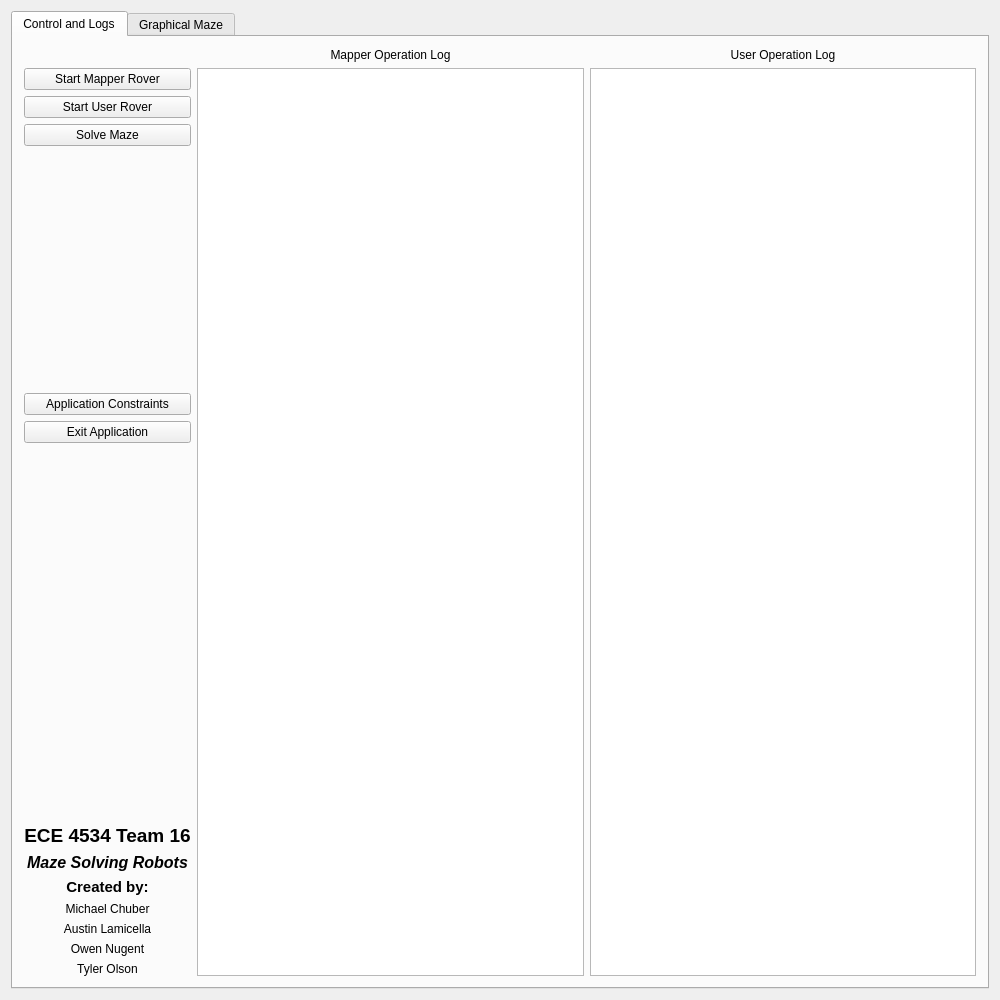
<?xml version="1.0" encoding="UTF-8"?>
<ui version="4.0">
 <class>Widget</class>
 <widget class="QWidget" name="Widget">
  <property name="geometry">
   <rect>
    <x>0</x>
    <y>0</y>
    <width>1000</width>
    <height>1000</height>
   </rect>
  </property>
  <property name="windowTitle">
   <string>Maze Solver</string>
  </property>
  <layout class="QGridLayout" name="gridLayout">
   <item row="0" column="0">
    <widget class="QTabWidget" name="tabWidget">
     <property name="sizePolicy">
      <sizepolicy hsizetype="Expanding" vsizetype="Expanding">
       <horstretch>0</horstretch>
       <verstretch>0</verstretch>
      </sizepolicy>
     </property>
     <property name="currentIndex">
      <number>0</number>
     </property>
     <widget class="QWidget" name="tab">
      <attribute name="title">
       <string>Control and Logs</string>
      </attribute>
      <layout class="QGridLayout" name="gridLayout_2">
       <item row="0" column="1">
        <layout class="QHBoxLayout" name="horizontalLayout_2">
         <item>
          <widget class="QLabel" name="label_2">
           <property name="text">
            <string>Mapper Operation Log</string>
           </property>
           <property name="alignment">
            <set>Qt::AlignCenter</set>
           </property>
          </widget>
         </item>
         <item>
          <widget class="QLabel" name="label">
           <property name="text">
            <string>User Operation Log</string>
           </property>
           <property name="alignment">
            <set>Qt::AlignCenter</set>
           </property>
          </widget>
         </item>
        </layout>
       </item>
       <item row="3" column="0">
        <layout class="QVBoxLayout" name="verticalLayout_2">
         <item>
          <widget class="QLabel" name="label_4">
           <property name="font">
            <font>
             <pointsize>14</pointsize>
             <weight>75</weight>
             <bold>true</bold>
            </font>
           </property>
           <property name="text">
            <string>ECE 4534 Team 16</string>
           </property>
           <property name="alignment">
            <set>Qt::AlignHCenter|Qt::AlignTop</set>
           </property>
          </widget>
         </item>
         <item>
          <widget class="QLabel" name="label_9">
           <property name="font">
            <font>
             <family>Ubuntu</family>
             <pointsize>12</pointsize>
             <weight>75</weight>
             <italic>true</italic>
             <bold>true</bold>
            </font>
           </property>
           <property name="text">
            <string>Maze Solving Robots</string>
           </property>
           <property name="alignment">
            <set>Qt::AlignCenter</set>
           </property>
          </widget>
         </item>
         <item>
          <widget class="QLabel" name="label_3">
           <property name="font">
            <font>
             <pointsize>11</pointsize>
             <weight>75</weight>
             <italic>false</italic>
             <bold>true</bold>
             <underline>false</underline>
            </font>
           </property>
           <property name="text">
            <string>Created by:</string>
           </property>
           <property name="alignment">
            <set>Qt::AlignCenter</set>
           </property>
          </widget>
         </item>
         <item>
          <widget class="QLabel" name="label_5">
           <property name="text">
            <string>Michael Chuber</string>
           </property>
           <property name="alignment">
            <set>Qt::AlignCenter</set>
           </property>
          </widget>
         </item>
         <item>
          <widget class="QLabel" name="label_6">
           <property name="text">
            <string>Austin Lamicella</string>
           </property>
           <property name="alignment">
            <set>Qt::AlignCenter</set>
           </property>
          </widget>
         </item>
         <item>
          <widget class="QLabel" name="label_7">
           <property name="text">
            <string>Owen Nugent</string>
           </property>
           <property name="alignment">
            <set>Qt::AlignBottom|Qt::AlignHCenter</set>
           </property>
          </widget>
         </item>
         <item>
          <widget class="QLabel" name="label_8">
           <property name="text">
            <string>Tyler Olson</string>
           </property>
           <property name="alignment">
            <set>Qt::AlignBottom|Qt::AlignHCenter</set>
           </property>
          </widget>
         </item>
        </layout>
       </item>
       <item row="1" column="0">
        <layout class="QVBoxLayout" name="verticalLayout">
         <item>
          <widget class="QPushButton" name="mapperStart_button">
           <property name="text">
            <string>Start Mapper Rover</string>
           </property>
          </widget>
         </item>
         <item>
          <widget class="QPushButton" name="userStart_button">
           <property name="text">
            <string>Start User Rover</string>
           </property>
          </widget>
         </item>
         <item>
          <widget class="QPushButton" name="mazeSolve_button">
           <property name="text">
            <string>Solve Maze</string>
           </property>
          </widget>
         </item>
         <item>
          <spacer name="verticalSpacer_2">
           <property name="orientation">
            <enum>Qt::Vertical</enum>
           </property>
           <property name="sizeHint" stdset="0">
            <size>
             <width>20</width>
             <height>40</height>
            </size>
           </property>
          </spacer>
         </item>
         <item>
          <widget class="QPushButton" name="constraints_button">
           <property name="text">
            <string>Application Constraints</string>
           </property>
          </widget>
         </item>
         <item>
          <widget class="QPushButton" name="exit_button">
           <property name="text">
            <string>Exit Application</string>
           </property>
          </widget>
         </item>
        </layout>
       </item>
       <item row="1" column="1" rowspan="3">
        <layout class="QHBoxLayout" name="horizontalLayout">
         <item>
          <widget class="QListWidget" name="mapperList">
           <property name="isWrapping" stdset="0">
            <bool>false</bool>
           </property>
           <property name="wordWrap">
            <bool>false</bool>
           </property>
          </widget>
         </item>
         <item>
          <widget class="QListWidget" name="userList"/>
         </item>
        </layout>
       </item>
       <item row="2" column="0">
        <spacer name="verticalSpacer_3">
         <property name="orientation">
          <enum>Qt::Vertical</enum>
         </property>
         <property name="sizeHint" stdset="0">
          <size>
           <width>20</width>
           <height>40</height>
          </size>
         </property>
        </spacer>
       </item>
      </layout>
     </widget>
     <widget class="QWidget" name="tab_2">
      <attribute name="title">
       <string>Graphical Maze</string>
      </attribute>
      <layout class="QGridLayout" name="gridLayout_3">
       <item row="0" column="0">
        <widget class="QGraphicsView" name="mazeView">
         <property name="mouseTracking">
          <bool>false</bool>
         </property>
        </widget>
       </item>
      </layout>
     </widget>
    </widget>
   </item>
  </layout>
 </widget>
 <layoutdefault spacing="6" margin="11"/>
 <resources/>
 <connections/>
</ui>
